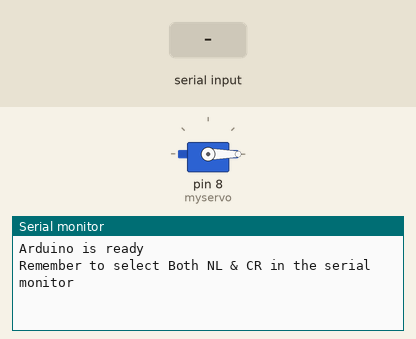
This sketch was run on a simulated Arduino Uno, built with avr-gcc and run on an emulated ATmega328P. Parts: servo, the last lines printed to the serial monitor. The test bench sets the inputs (shaded band).

Above: at 1.2 s.
1.3 s: "#" received over the second serial link
At 2.4 s:
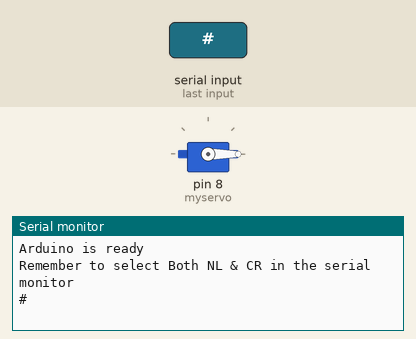
2.8 s: "90,45,200\n" received over the second serial link
At 3.5 s:
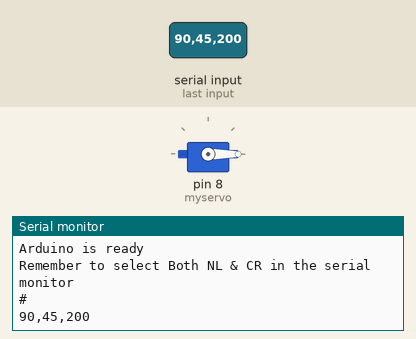
4.3 s: "90,45\n" received over the second serial link
At 5.9 s:
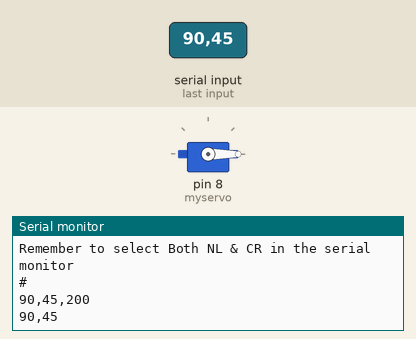

Measured:
- after the input at 1.3 s, the serial monitor: prints a new line after 0.05 s (image 1)
- after the input at 2.8 s, the serial monitor: prints a new line after 0.05 s (image 2)
- after the input at 4.3 s, the serial monitor: prints a new line after 0.05 s (image 3)

The sketch:

RoboArmRecieveFromGlove.ino
```cpp
#include <SoftwareSerial.h>
#include <Servo.h>
SoftwareSerial BTserial(2, 3); // RX | TX
// Connect the HC-05 TX to Arduino pin 2 RX.
// Connect the HC-05 RX to Arduino pin 3 TX through a voltage divider.
//
 Servo myservo;
char c = ' ';
String data = "";
int angz, angx, angy;
void setup()
{
  myservo.attach(8);
    Serial.begin(9600);
    Serial.println("Arduino is ready");
    Serial.println("Remember to select Both NL & CR in the serial monitor");
 BTserial.setTimeout(50);
    // HC-05 default serial speed for AT mode is 38400
    BTserial.begin(9600);
    myservo.write(0);

}

void loop()
{

  // Pass data to servos
  if (data.startsWith("#")) {// Make sure data comes from glove
    myservo.write(angz);
  }


    // Keep reading from HC-05 and send to Arduino Serial Monitor
    if (BTserial.available())
    {
      data = BTserial.readString();
      angx = data.substring(1,4).toInt();
      angy = data.substring(4,7).toInt();
      angz = data.substring(7,10).toInt();
      Serial.println(data);

    }

    // Keep reading from Arduino Serial Monitor and send to HC-05
    if (Serial.available())
    {
        BTserial.write(Serial.read());
    }

}
```
